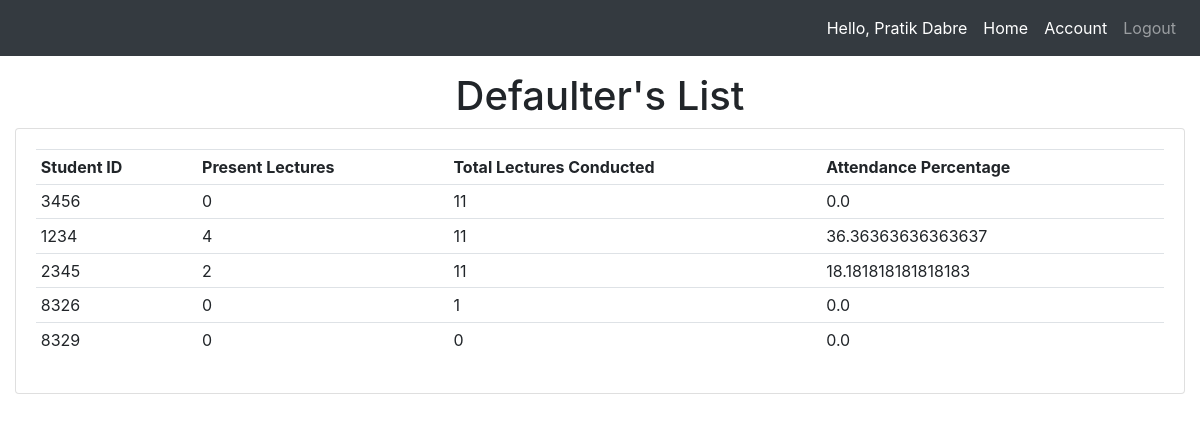
The page /Defaulters/ (signed in) on the database its author committed.
### Attendence_Sys/models.py (models this page shows, shortened)
class Faculty(models.Model):
    user = models.OneToOneField(User,null=True,blank=True, on_delete= models.CASCADE)
    firstname = models.CharField(max_length=200, null=True)
    lastname = models.CharField(max_length=200, null=True)
    phone = models.CharField(max_length=200, null=True)
    email = models.EmailField(max_length=200, null=True)
    profile_pic = models.ImageField(upload_to=user_directory_path ,null=True, blank=True)
    def __str__(self):
        return str(self.firstname + " " + self.lastname)

class Reports(models.Model):
    student_id = models.CharField(max_length=200, null=True)
    count = models.PositiveIntegerField(null=True)
    total = models.PositiveIntegerField(null=True)
    percentage = models.FloatField(null=True)
    branch = models.CharField(max_length=200, null = True)
    year = models.CharField(max_length=200, null = True)
    section = models.CharField(max_length=200, null = True)

### Attendence_Sys/views.py (the view)
# urls.py: path('Defaulters/', views.Defaulters, name='Defaulters'),
@login_required(login_url='teacherlogin')
def Defaulters(request):
    try:
        student = Student.objects.get(registration_id = request.user)
        return redirect(studentprofile)
    except:
        student=request.user
    reports=Reports.objects.filter(percentage__lte=50)
    myFilter=ReportFilter(request.GET, queryset=reports)
    reports=myFilter.qs
    context = {'myFilter':myFilter, 'reports': reports, 'ta':True}
    return render(request,'Attendence_Sys/AttendenceReports.html',context)

### Attendence_Sys/templates/Attendence_Sys/AttendenceReports.html (shortened to what this page needs)
{% extends 'Attendence_Sys/main.html' %}
{% block content %}
{% if ta == False %}
<center><h1>Attendence Reports</h1></center>
<div class="row">
	<div class="col">
		<div class="card card-body">
			<center>
				<form method="get">
					{{myFilter.form}}
		    		<button class="btn btn-primary" type="submit">Search</button>
				</form>
			</center>
		</div>
	</div>
</div>
<br>
<div class="row">
	<div class="col-sm-12">
		<div class="card card-body">
			<table class="table table-sm">
				<tr>
						<th>Student ID</th>
						<th>Present Lectures</th>
						<th>Total Lectures Conducted</th>
						<th>Attendance Percentage</th>
											</tr>
					{% for report in reports %}
					<tr>
						<td>{{ report.student_id }}</td>
						<td>{{ report.count }}</td>
						<td>{{ report.total }}</td>
						<td>{{ report.percentage }}</td>
				</tr>
				{% endfor %}
			</table>
		</div>
	</div>
</div>
{% else %}
	<center><h1>Defaulter's List</h1></center>
	<div class="row">
		<div class="col-sm-12">
			<div class="card card-body">
				<table class="table table-sm">
					<tr>
						<th>Student ID</th>
						<th>Present Lectures</th>
						<th>Total Lectures Conducted</th>
						<th>Attendance Percentage</th>
											</tr>
					{% for report in reports %}
					<tr>
						<td>{{report.student_id}}</td>
						<td>{{report.count }}</td>
						<td>{{ report.total }}</td>
						<td>{{ report.percentage }}</td>
					</tr>
					{% endfor %}
				</table>
			</div>
		</div>
	</div>
{% endif %}
{% endblock %}

### Attendence_Sys/templates/Attendence_Sys/navbar.html (shortened to what this page needs)
{% load static %}
<nav class="navbar navbar-expand-lg navbar-dark fixed-top bg-dark">
  <div class="collapse navbar-collapse" id="navbarNav">
    <ul class="navbar-nav ml-auto">
      <li class="nav-item active">
        <span class="nav-link">Hello, {{ request.user.faculty }}</span>
      </li>
      <li class="nav-item active">
        <a href="{% url 'teacherprofile' %}" class="nav-link">Home</a>
      </li>
      <li class="nav-item active">
        <a class="nav-link" href="{% url 'account' %}">Account</a>
      </li>
      <li class="nav-item">
        <a class="nav-link" href="{% url 'logout' %}">Logout</a>
      </li>
    </ul>
  </div>
</nav>

### rows shown on the page
Reports: student_id "3456", count "0", total "11", percentage "0.0"
Reports: student_id "1234", count "4", total "11", percentage "36.36363636363637"
Reports: student_id "2345", count "2", total "11", percentage "18.181818181818183"
Reports: student_id "8326", count "0", total "1", percentage "0.0"
Reports: student_id "8329", count "0", total "0", percentage "0.0"

### other values the page prints
{{ request.user.faculty }} "Pratik Dabre"
